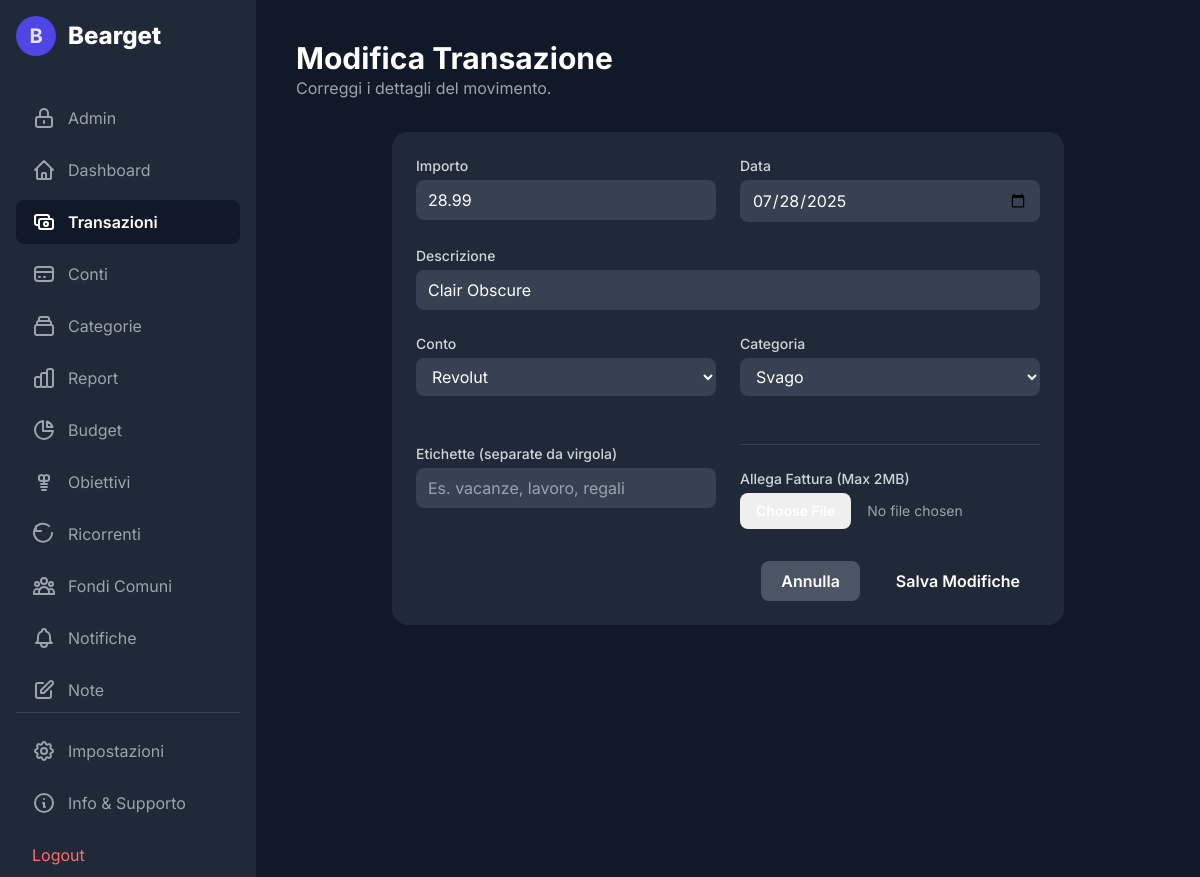
The page /edit_transaction.php?id=2 (signed in) on the database its author committed.
### tables this page shows
CREATE TABLE `transactions` (
  `id` int(11) NOT NULL,
  `user_id` int(11) NOT NULL,
  `account_id` int(11) NOT NULL,
  `category_id` int(11) DEFAULT NULL,
  `amount` decimal(10,2) NOT NULL,
  `type` varchar(10) NOT NULL,
  `description` varchar(255) DEFAULT NULL,
  `transaction_date` date NOT NULL,
  `created_at` timestamp NOT NULL DEFAULT current_timestamp(),
  `transfer_group_id` varchar(36) DEFAULT NULL,
  `invoice_path` varchar(255) DEFAULT NULL,
  `goal_id` int(11) DEFAULT NULL
);

CREATE TABLE `accounts` (
  `id` int(11) NOT NULL,
  `user_id` int(11) NOT NULL,
  `name` varchar(100) NOT NULL,
  `initial_balance` decimal(10,2) NOT NULL DEFAULT 0.00,
  `created_at` timestamp NOT NULL DEFAULT current_timestamp()
);

CREATE TABLE `categories` (
  `id` int(11) NOT NULL,
  `user_id` int(11) NOT NULL,
  `name` varchar(100) NOT NULL,
  `type` varchar(10) NOT NULL DEFAULT 'expense',
  `icon` varchar(10) DEFAULT NULL,
  `category_order` int(11) NOT NULL DEFAULT 0
);

### functions.php (called while the page is built, shortened)
<?php
function get_user_by_id($conn, $user_id) {
    $sql = "SELECT * FROM users WHERE id = ?";
    $stmt = $conn->prepare($sql);
    $stmt->bind_param("i", $user_id);
    $stmt->execute();
    $result = $stmt->get_result();
    $user = $result->fetch_assoc();
    return $user;
}
function get_user_accounts($conn, $user_id) {
    $accounts = [];
    $sql = "SELECT id, name FROM accounts WHERE user_id = ?";
    $stmt = $conn->prepare($sql);
    $stmt->bind_param('i', $user_id);
    $stmt->execute();
    $result = $stmt->get_result();
    while ($row = $result->fetch_assoc()) {
        $accounts[] = $row;
    }
    return $accounts;
}
function get_user_categories($conn, $user_id, $type) {
    $categories = [];
    $sql = "SELECT id, name, icon FROM categories WHERE user_id = ? AND type = ? ORDER BY category_order ASC";
    $stmt = $conn->prepare($sql);
    $stmt->bind_param('is', $user_id, $type);
    $stmt->execute();
    $result = $stmt->get_result();
    while ($row = $result->fetch_assoc()) {
        $categories[] = $row;
    }
    return $categories;
}
function get_transaction_by_id($conn, $transaction_id, $user_id) {
    $sql = "SELECT * FROM transactions WHERE id = ? AND user_id = ?";
    $stmt = $conn->prepare($sql);
    $stmt->bind_param("ii", $transaction_id, $user_id);
    $stmt->execute();
    $result = $stmt->get_result();
    $transaction = $result->fetch_assoc();
    return $transaction;
}
?>

### edit_transaction.php (the view, shortened to what this page needs)
<?php
require_once 'db_connect.php';
require_once 'functions.php';
$user_id = $_SESSION["id"];
$transaction_id = $_GET['id'] ?? 0;
$transaction = get_transaction_by_id($conn, $transaction_id, $user_id);
$user = get_user_by_id($conn, $user_id);
$is_pro_user = ($user['subscription_status'] === 'active' || $user['subscription_status'] === 'lifetime');
$userAccounts = get_user_accounts($conn, $user_id);
$expenseCategories = get_user_categories($conn, $user_id, 'expense');
?>
<!DOCTYPE html>
<html lang="it">
<head>
    <script src="https://cdn.tailwindcss.com"></script>
</head>
<body class="text-gray-200">
    <div class="flex h-screen">
        <aside class="w-64 flex-shrink-0 bg-gray-800 p-4 flex flex-col justify-between">
            <div>
                <div class="flex items-center mb-10">
                    <div class="w-10 h-10 bg-indigo-600 rounded-full flex items-center justify-center font-bold text-xl">B</div>
                    <span class="ml-3 text-2xl font-extrabold text-white">Bearget</span>
                </div>
                <nav class="space-y-2">
                    <?php if (isset($_SESSION['id']) && $_SESSION['id'] == 1): ?>
                        <a href="admin.php" class="flex items-center px-4 py-2.5 text-gray-400 hover:bg-gray-700 hover:text-white rounded-lg transition-colors">
                            <svg class="w-6 h-6 mr-3" fill="none" stroke="currentColor" viewBox="0 0 24 24" xmlns="http://www.w3.org/2000/svg"><path stroke-linecap="round" stroke-linejoin="round" stroke-width="2" d="M12 15v2m-6 4h12a2 2 0 002-2v-6a2 2 0 00-2-2H6a2 2 0 00-2 2v6a2 2 0 002 2zm10-10V7a4 4 0 00-8 0v4h8z"></path></svg>
                            Admin
                        </a>
                    <?php endif; ?>
                    <a href="dashboard.php" class="flex items-center px-4 py-2.5 text-gray-400 hover:bg-gray-700 hover:text-white rounded-lg transition-colors">
                        <svg class="w-6 h-6 mr-3" fill="none" stroke="currentColor" viewBox="0 0 24 24"><path stroke-linecap="round" stroke-linejoin="round" stroke-width="2" d="M3 12l2-2m0 0l7-7 7 7M5 10v10a1 1 0 001 1h3m10-11l2 2m-2-2v10a1 1 0 01-1 1h-3m-6 0a1 1 0 001-1v-4a1 1 0 011-1h2a1 1 0 011 1v4a1 1 0 001 1m-6 0h6"></path></svg>
                        Dashboard
                    </a>
                    <a href="transactions.php" class="flex items-center px-4 py-2.5 text-white bg-gray-900 rounded-lg font-semibold">
                        <svg class="w-6 h-6 mr-3" fill="none" stroke="currentColor" viewBox="0 0 24 24"><path stroke-linecap="round" stroke-linejoin="round" stroke-width="2" d="M17 9V7a2 2 0 00-2-2H5a2 2 0 00-2 2v6a2 2 0 002 2h2m2 4h10a2 2 0 002-2v-6a2 2 0 00-2-2H9a2 2 0 00-2 2v6a2 2 0 002 2zm7-5a2 2 0 11-4 0 2 2 0 014 0z"></path></svg>
                        Transazioni
                    </a>
                    <a href="accounts.php" class="flex items-center px-4 py-2.5 text-gray-400 hover:bg-gray-700 hover:text-white rounded-lg transition-colors">
                        <svg class="w-6 h-6 mr-3" fill="none" stroke="currentColor" viewBox="0 0 24 24" xmlns="http://www.w3.org/2000/svg"><path stroke-linecap="round" stroke-linejoin="round" stroke-width="2" d="M3 10h18M7 15h1m4 0h1m-7 4h12a3 3 0 003-3V8a3 3 0 00-3-3H6a3 3 0 00-3 3v8a3 3 0 003 3z"></path></svg>
                        Conti
                    </a>
                    <a href="categories.php" class="flex items-center px-4 py-2.5 text-gray-400 hover:bg-gray-700 hover:text-white rounded-lg transition-colors">
                        Categorie
                    </a>
                    <a href="reports.php" class="flex items-center px-4 py-2.5 text-gray-400 hover:bg-gray-700 hover:text-white rounded-lg transition-colors">
                        Report
                    </a>
                    <a href="budgets.php" class="flex items-center px-4 py-2.5 text-gray-400 hover:bg-gray-700 hover:text-white rounded-lg transition-colors">
                        Budget
                    </a>
                    <a href="goals.php" class="flex items-center px-4 py-2.5 text-gray-400 hover:bg-gray-700 hover:text-white rounded-lg transition-colors">
                        Obiettivi
                    </a>
                    <a href="recurring.php" class="flex items-center px-4 py-2.5 text-gray-400 hover:bg-gray-700 hover:text-white rounded-lg transition-colors">
                        <svg class="w-6 h-6 mr-3" fill="none" stroke="currentColor" viewBox="0 0 24 24" xmlns="http://www.w3.org/2000/svg"><path stroke-linecap="round" stroke-linejoin="round" stroke-width="2" d="M4 4v5h5m11 2a9 9 0 11-2.93-6.93"></path></svg>
                        Ricorrenti
                    </a>
                    <a href="shared_funds.php" class="flex items-center px-4 py-2.5 text-gray-400 hover:bg-gray-700 hover:text-white rounded-lg transition-colors">
                        Fondi Comuni
                    </a>
                    <a href="notifications.php" class="flex items-center px-4 py-2.5 text-gray-400 hover:bg-gray-700 hover:text-white rounded-lg transition-colors relative">
                        Notifiche
                    </a>
                    <a href="notes.php" class="flex items-center px-4 py-2.5 text-gray-400 hover:bg-gray-700 hover:text-white rounded-lg transition-colors">
                        Note
                    </a>
                </nav>
            </div>
            <div class="border-t border-gray-700 pt-4">
                <a href="settings.php" class="flex items-center px-4 py-2.5 text-gray-400 hover:bg-gray-700 hover:text-white rounded-lg transition-colors">
                    Impostazioni
                </a>
                <a href="bearget_info.html" target="_blank" class="flex items-center px-4 py-2.5 mt-2 text-gray-400 hover:bg-gray-700 hover:text-white rounded-lg transition-colors">
                    <svg class="w-6 h-6 mr-3" fill="none" stroke="currentColor" viewBox="0 0 24 24" xmlns="http://www.w3.org/2000/svg"><path stroke-linecap="round" stroke-linejoin="round" stroke-width="2" d="M13 16h-1v-4h-1m1-4h.01M21 12a9 9 0 11-18 0 9 9 0 0118 0z"></path></svg>
                    Info & Supporto
                </a>
                <a href="logout.php" class="flex items-center px-4 py-2.5 mt-2 text-red-400 hover:bg-red-500 hover:text-white rounded-lg transition-colors">Logout</a>
            </div>
        </aside>
        <main class="flex-1 p-6 lg:p-10 overflow-y-auto">
            <header class="mb-8">
                <h1 class="text-3xl font-bold text-white">Modifica Transazione</h1>
                <p class="text-gray-400">Correggi i dettagli del movimento.</p>
            </header>
            <div class="bg-gray-800 rounded-2xl p-6 max-w-2xl mx-auto">
                <form action="update_transaction.php" method="POST" enctype="multipart/form-data">
                    <div class="grid grid-cols-1 md:grid-cols-2 gap-6">
                        <div>
                            <label for="amount" class="block text-sm font-medium text-gray-300 mb-1">Importo</label>
                            <input type="number" step="0.01" name="amount" id="amount" required value="<?php echo abs($transaction['amount']); ?>" class="w-full bg-gray-700 border-gray-600 text-white rounded-lg px-3 py-2 focus:ring-indigo-500 focus:border-indigo-500">
                        </div>
                        <div>
                            <label for="transaction_date" class="block text-sm font-medium text-gray-300 mb-1">Data</label>
                            <input type="date" name="transaction_date" id="transaction_date" value="<?php echo $transaction['transaction_date']; ?>" required class="w-full bg-gray-700 border-gray-600 text-white rounded-lg px-3 py-2 focus:ring-indigo-500 focus:border-indigo-500">
                        </div>
                        <div class="md:col-span-2">
                            <label for="description" class="block text-sm font-medium text-gray-300 mb-1">Descrizione</label>
                            <input type="text" name="description" id="description" required value="<?php echo htmlspecialchars($transaction['description']); ?>" class="w-full bg-gray-700 border-gray-600 text-white rounded-lg px-3 py-2 focus:ring-indigo-500 focus:border-indigo-500">
                        </div>
                        <div>
                            <label for="account_id" class="block text-sm font-medium text-gray-300 mb-1">Conto</label>
                            <select name="account_id" id="account_id" required class="w-full bg-gray-700 border-gray-600 text-white rounded-lg px-3 py-2 focus:ring-indigo-500 focus:border-indigo-500">
                                <?php foreach($userAccounts as $account): ?>
                                    <option value="<?php echo $account['id']; ?>" <?php echo ($account['id'] == $transaction['account_id']) ? 'selected' : ''; ?>>
                                        <?php echo htmlspecialchars($account['name']); ?>
                                    </option>
                                <?php endforeach; ?>
                            </select>
                        </div>
                        <div>
                            <label for="category_id" class="block text-sm font-medium text-gray-300 mb-1">Categoria</label>
                            <select name="category_id" id="category_id" required class="w-full bg-gray-700 border-gray-600 text-white rounded-lg px-3 py-2 focus:ring-indigo-500 focus:border-indigo-500">
                                <optgroup label="Spese">
                                    <?php foreach($expenseCategories as $cat): ?>
                                        <option value="<?php echo $cat['id']; ?>" <?php echo ($cat['id'] == $transaction['category_id']) ? 'selected' : ''; ?>>
                                            <?php echo htmlspecialchars($cat['name']); ?>
                                        </option>
                                    <?php endforeach; ?>
                                </optgroup>
                            </select>
                        </div>
                        <?php if ($is_pro_user): ?>
                        <div class="mt-6">
                            <label for="tags" class="block text-sm font-medium text-gray-300 mb-1">Etichette (separate da virgola)</label>
                            <input type="text" name="tags" id="tags" value="<?php echo htmlspecialchars($tags_string); ?>" placeholder="Es. vacanze, lavoro, regali" class="w-full bg-gray-700 text-white rounded-lg px-3 py-2">
                        </div>
                        <?php endif; ?>
                        <?php if ($is_pro_user): ?>
                        <div class="mt-6 border-t border-gray-700 pt-6">
                            <label for="invoice_file" class="block text-sm font-medium text-gray-300 mb-1">Allega Fattura (Max 2MB)</label>
                            <input type="file" name="invoice_file" id="invoice_file" accept=".pdf,.jpg,.jpeg,.png" class="w-full text-sm text-gray-400 file:mr-4 file:py-2 file:px-4 file:rounded-lg file:border-0 file:text-sm file:font-semibold file:bg-primary-600 file:text-white hover:file:bg-primary-700">
                        </div>
                        <?php endif; ?>
                        </div>
                    <div class="mt-8 flex justify-end space-x-4">
                        <a href="transactions.php" class="bg-gray-600 hover:bg-gray-700 text-white font-semibold py-2 px-5 rounded-lg transition-colors">Annulla</a>
                        <button type="submit" class="bg-primary-600 hover:bg-primary-700 text-white font-semibold py-2 px-5 rounded-lg transition-colors">Salva Modifiche</button>
                    </div>
                </form>
            </div>
        </main>
    </div>
</body>
</html>

### edit_transaction.php (style rules this page uses)
body { font-family: 'Inter', sans-serif; background-color: #111827; }

### rows shown on the page
transactions: amount "28.99", transaction_date "07/28/2025", description "Clair Obscure", account_id "Revolut", category_id "Svago"
